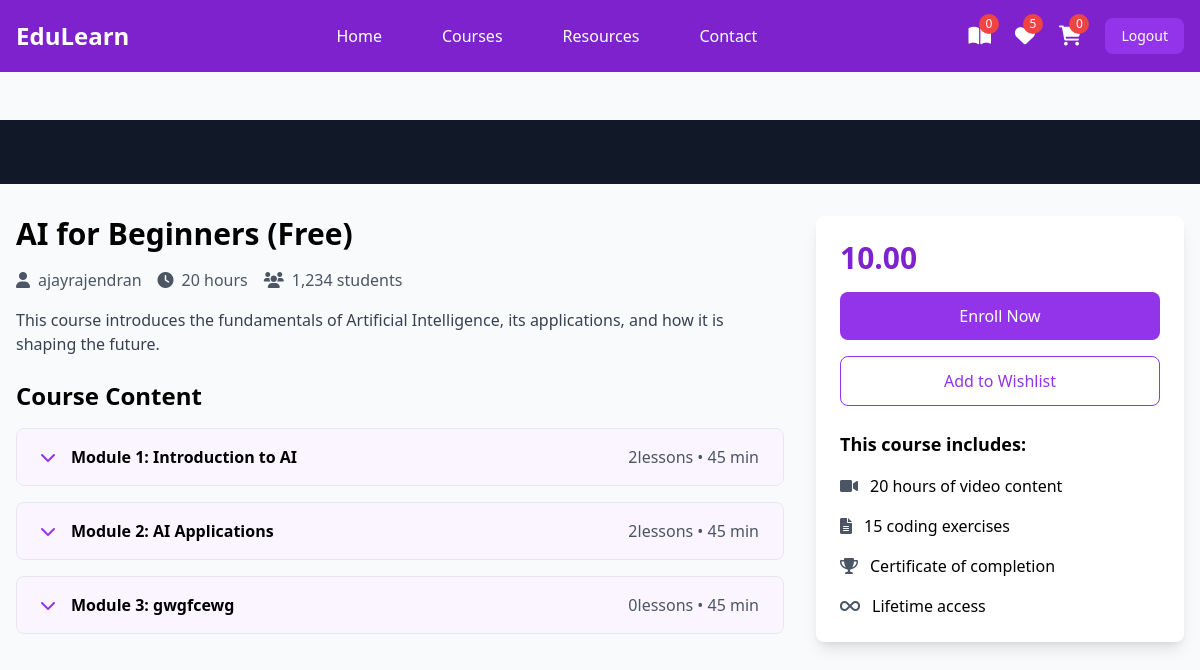
Page /student/courses/5/ (signed in) on the committed database.
### instructor/models.py (models this page shows, shortened)
class User(AbstractUser):
    ROLE_CHOICES =(
        ("instructor","Instructor"),
        ("student","Student")
    )
    role=models.CharField(max_length=20,choices=ROLE_CHOICES,default="student")

class Course(models.Model):
    title=models.CharField(max_length=200)
    description=models.TextField()
    price=models.DecimalField(decimal_places=2,max_digits=7)
    owner=models.ForeignKey(User,on_delete=models.SET_NULL,related_name="courses",null=True)
    is_free=models.BooleanField(default=False)
    picture=models.ImageField(upload_to="courseimages",null=True,blank=True,default="courseimages/default.png")
    thumbnail=EmbedVideoField()
    category_objects=models.ManyToManyField(Category)
    created_at=models.DateTimeField(auto_now_add=True)
    updated_at=models.DateTimeField(auto_now=True)

class Module(models.Model):
    title=models.CharField(max_length=200)
    course_object=models.ForeignKey(Course,on_delete=models.CASCADE,related_name="modules")
    order=models.PositiveIntegerField()

### student/views.py (the view)
# urls.py: path('courses/<int:pk>/',views.CourseDetailView.as_view(),name="course-detail"),
@method_decorator(signin_required,name="dispatch")
class CourseDetailView(View):
    def get(self,request,*args,**kwargs):
        id=kwargs.get("pk")
        course_instance=Course.objects.get(id=id)
        return render(request,"course_detail.html",{"coursedetail":course_instance})

### student/context_processors.py (called while the page is built)
def course_context(request):
    count=0
    if request.user.is_authenticated:
        orders=request.user.purchase.filter(is_paid=True)
        count=len([c for o in orders for c in o.course_objects.all()])
    return {"count":count}

### student/templates/course_detail.html (shortened to what this page needs)
{%extends 'base.html'%} {%block mainblock%} {% load embed_video_tags %}
<div class="pt-20">
  <div class="bg-gray-900 w-full">
    <div class="max-w-screen-xl mx-auto px-4 py-8">
    </div>
  </div>
  <div
    class="max-w-screen-xl mx-auto px-4 py-8 grid grid-cols-1 lg:grid-cols-3 gap-8"
  >
    <div class="lg:col-span-2">
      <h1 class="text-3xl font-bold mb-4">{{coursedetail.title}}</h1>
      <div class="flex items-center mb-4 text-gray-600">
        <span class="mr-4"
          ><i class="fas fa-user mr-2"></i>{{coursedetail.owner}}</span
        >
        <span class="mr-4"><i class="fas fa-clock mr-2"></i>20 hours</span>
        <span><i class="fas fa-users mr-2"></i>1,234 students</span>
      </div>
      <p class="text-gray-700 mb-6">{{coursedetail.description}}</p>
      <div class="space-y-4">
        <h2 class="text-2xl font-bold mb-4">Course Content</h2>
        {%for module in coursedetail.modules.all%}
        <div class="border rounded-lg overflow-hidden">
          <button
            class="w-full px-6 py-4 bg-purple-50 hover:bg-purple-100 flex items-center justify-between"
            onclick="toggleModule('module{{forloop.counter}}')"
          >
            <div class="flex items-center">
              <i class="fas fa-chevron-down mr-4 text-purple-600"></i>
              <span class="font-semibold"
                >Module {{forloop.counter}}: {{module.title}}
              </span>
            </div>
            <span class="text-gray-600"
              >{{module.lessons.all.count}}lessons • 45 min</span
            >
          </button>
        </div>
        {%endfor%}
      </div>
    </div>
    <div class="lg:col-span-1">
      <div class="bg-white p-6 rounded-lg shadow-lg sticky top-24">
        <div class="text-3xl font-bold mb-4 text-purple-700">
          {{coursedetail.price}}
        </div>
        <a href="{%url 'add-to-cart' coursedetail.id%}">
          <button
            class="w-full bg-purple-600 text-white py-3 rounded-lg mb-4 hover:bg-purple-700 transition duration-300"
          >
            Enroll Now
          </button>
        <a>
        <button
          class="w-full border border-purple-600 text-purple-600 py-3 rounded-lg mb-6 hover:bg-purple-50 transition duration-300"
        >
          Add to Wishlist
        </button>
        <div class="space-y-4">
          <h3 class="font-bold text-lg">This course includes:</h3>
          <div class="flex items-center">
            <i class="fas fa-video mr-3 text-gray-600"></i>
            <span>20 hours of video content</span>
          </div>
          <div class="flex items-center">
            <i class="fas fa-file-alt mr-3 text-gray-600"></i>
            <span>15 coding exercises</span>
          </div>
          <div class="flex items-center">
            <i class="fas fa-trophy mr-3 text-gray-600"></i>
            <span>Certificate of completion</span>
          </div>
          <div class="flex items-center">
            <i class="fas fa-infinity mr-3 text-gray-600"></i>
            <span>Lifetime access</span>
          </div>
        </div>
      </div>
    </div>
  </div>
</div>
{%endblock%}

### student/templates/base.html (shortened to what this page needs)
<!DOCTYPE html>
<html lang="en">
  <head>
    <script src="https://cdn.tailwindcss.com"></script>
    <link
      href="https://cdnjs.cloudflare.com/ajax/libs/font-awesome/6.0.0/css/all.min.css"
      rel="stylesheet"
    />
  </head>
  <body class="bg-gray-50">
    <nav class="bg-purple-700 fixed w-full z-20 top-0 left-0">
      <div
        class="max-w-screen-xl flex flex-wrap items-center justify-between mx-auto p-4"
      >
        <a href="#" class="flex items-center">
          <span class="self-center text-2xl font-semibold text-white"
            >EduLearn</span
          >
        </a>
        <div
          class="items-center justify-between hidden w-full md:flex md:w-auto md:order-1"
        >
          <ul
            class="flex flex-col p-4 md:p-0 mt-4 font-medium md:flex-row md:space-x-8 md:mt-0"
          >
            <li>
              <a
                href="#"
                class="block py-2 pl-3 pr-4 text-white hover:text-purple-200"
                >Home</a
              >
            </li>
            <li>
              <a
                href="#"
                class="block py-2 pl-3 pr-4 text-white hover:text-purple-200"
                >Courses</a
              >
            </li>
            <li>
              <a
                href="#"
                class="block py-2 pl-3 pr-4 text-white hover:text-purple-200"
                >Resources</a
              >
            </li>
            <li>
              <a
                href="#"
                class="block py-2 pl-3 pr-4 text-white hover:text-purple-200"
                >Contact</a
              >
            </li>
          </ul>
        </div>
        <div class="flex items-center space-x-6 md:order-2">
          <div class="relative group">
            <a
              href="{%url 'my-courses'%}"
              class="text-white hover:text-purple-200"
            >
              <i class="fas fa-book-open text-xl"></i>
              <span
                class="absolute -top-2 -right-2 bg-red-500 text-white text-xs rounded-full h-5 w-5 flex items-center justify-center"
                >{{count}}</span
              >
            </a>
          </div>
          <div class="relative group">
            <a href="#" class="text-white hover:text-purple-200">
              <i class="fas fa-heart text-xl"></i>
              <span
                class="absolute -top-2 -right-2 bg-red-500 text-white text-xs rounded-full h-5 w-5 flex items-center justify-center"
                >5</span
              >
            </a>
          </div>
          <div class="relative group">
            <a
              href="{%url 'cart-summary'%}"
              class="text-white hover:text-purple-200"
            >
              <i class="fas fa-shopping-cart text-xl"></i>
              <span
                class="absolute -top-2 -right-2 bg-red-500 text-white text-xs rounded-full h-5 w-5 flex items-center justify-center"
                >{{request.user.basket.all.count}}</span
              >
            </a>
          </div>
          <a href="{%url 'signout'%}">
            <button
              class="text-white bg-purple-600 hover:bg-purple-800 focus:ring-4 focus:outline-none focus:ring-purple-300 font-medium rounded-lg text-sm px-4 py-2 text-center"
            >
              Logout
            </button>
          </a>
        </div>
      </div>
    </nav>
    <div class="mt-10">{%block mainblock%} {%endblock%}</div>
  </body>
</html>

### rows in the picture
User: user.basket.all.count "0"
Course: title "AI for Beginners (Free)", owner "ajayrajendran", description "This course introduces the fundamentals of Artificial Intelligence, its applications, and how it is shaping the future.", price "10.00"
Module: title "Introduction to AI", lessons.all.count "2"
Module: title "AI Applications", lessons.all.count "2"
Module: title "gwgfcewg", lessons.all.count "0"

### other values in the picture
{{ count }} "0"
